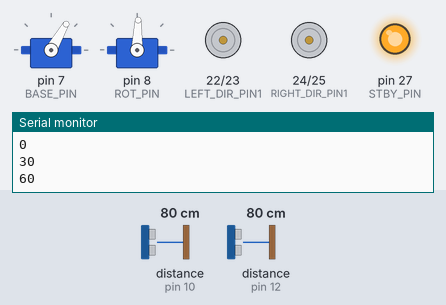
A sketch run on a simulated Arduino Mega 2560, built with avr-gcc and run on an emulated ATmega2560. Parts: 2 × servo, motor-driver pin pairs drawn as motors (green arrow = first pin HIGH = forward, orange = second pin HIGH = backward, longer = more drive, scaled by the enable pin, stopped while the standby pin is LOW), output pins drawn as LEDs (lit = HIGH), the last lines printed to the serial monitor. Wiring (inferred from the names in the program): 2 × ultrasonic range finder: trigger pin 11, echo pin 10 / trigger pin 13, echo pin 12. Inputs (shaded band) come from the test bench; at power-on: distance to the obstacle (sensors on pin 10, pin 12) 80 cm. The echo pulse lasts 58.3 µs per cm; pins used as bus, display or sensor lines are not drawn.

Above: at 1.3 s.
1.4 s: distance to the obstacle (sensor on pin 10) set to 86 cm
At 4.7 s:
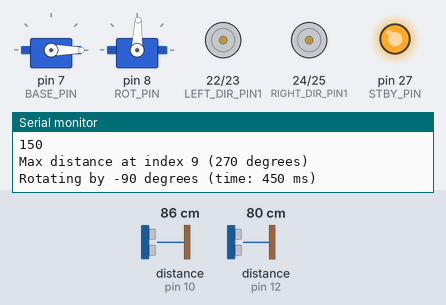
5.5 s: distance to the obstacle (sensor on pin 12) set to 95 cm
9.0 s: distance to the obstacle (sensor on pin 12) set to 106 cm
At 9.5 s:
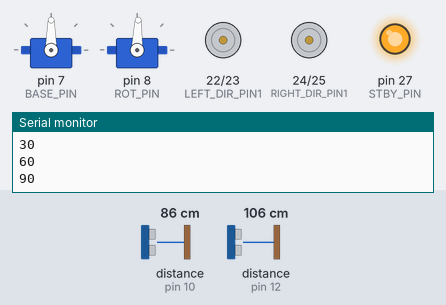
13.1 s: distance to the obstacle (sensor on pin 12) set to 2 cm
At 16.1 s:
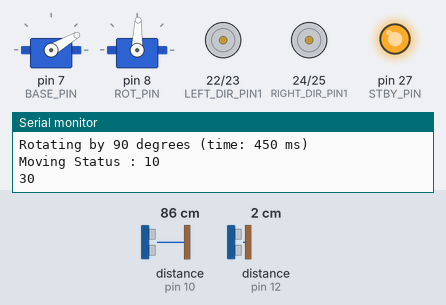
16.6 s: distance to the obstacle (sensor on pin 10) set to 91 cm
At 21.1 s:
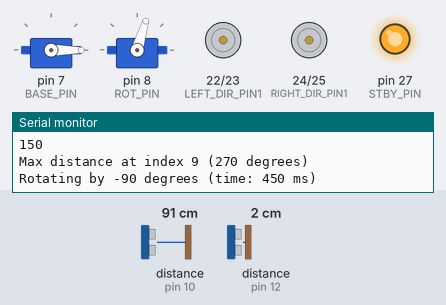
Timing chart, 0 to 21.7 s (numbered marks = the images above; inputs shaded):
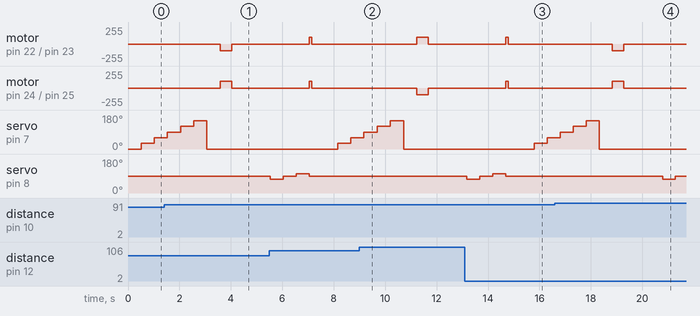

The sketch:

total.ino
```cpp
#include <Servo.h>

// global flag
bool error = false;

#define DEBUG true // print debug msg?

#define DELAY 500

// for servo
#define ROT_PIN 8
#define BASE_PIN 7

#define BASE_MIN_ANGLE 0
#define BASE_MAX_ANGLE 180

#define ROT_INIT_ANGLE 88
#define ROT_STEP 15
#define BASE_INIT_ANGLE 0
#define BASE_STEP 30

Servo baseServo, rotServo;

int curBaseAngle = BASE_INIT_ANGLE;
int curRotAngle = ROT_INIT_ANGLE;

// for sonar
#define TRIG_PIN1 13
#define ECHO_PIN1 12
#define TRIG_PIN2 11
#define ECHO_PIN2 10
#define NUM_DIST 360 / BASE_STEP

#define CLIFF_THRESHOLD 100

float dist[NUM_DIST]; // 0~6 : left angle, 7~13 : right angle
float frontDist;
float backDist;

int movingStatus = 1; // 1 : can go forward 2 : can't go forward, can go backward, 3 : can't go forward and backward

// for motor
#define LEFT_SPEED_PIN 6
#define LEFT_DIR_PIN1 22
#define LEFT_DIR_PIN2 23

#define RIGHT_SPEED_PIN 9
#define RIGHT_DIR_PIN1 24
#define RIGHT_DIR_PIN2 25

#define STBY_PIN 27 // LOW : OFF Motor Driver, HIGH : ON Motor Driver

#define MOTOR_SPEED 100
#define ROTATION_TIME_PER_DEGREE 5

void setup()
{
    Serial.begin(9600); // Set rate

    // Initialize Status
    initAll();
}

// Initialize All
void initAll()
{
    initServo();
    initSonar();
    initLoadCell();
    initLCD();
    initMotor();
    initVC();
}

// Initialize servo status
void initServo()
{
    // Binding pin and object
    baseServo.attach(BASE_PIN);
    rotServo.attach(ROT_PIN);

    // Initialize global variable
    curBaseAngle = BASE_INIT_ANGLE;
    curRotAngle = ROT_INIT_ANGLE;

    // Initialize Servo Location
    baseServo.write(BASE_INIT_ANGLE);
    rotServo.write(ROT_INIT_ANGLE);
}

// Initialize sonar status
void initSonar()
{
    // Set PinMode Correctly
    pinMode(TRIG_PIN1, OUTPUT);
    pinMode(ECHO_PIN1, INPUT);
    pinMode(TRIG_PIN2, OUTPUT);
    pinMode(ECHO_PIN2, INPUT);
}

// Initialize sonar status
void initLoadCell()
{
    // TODO: Fill this block
}

// Initialize LCD status
void initLCD()
{
    // TODO: Fill this block
}

// Initialize DC Motor status
void initMotor()
{
    // Set PinMode Correctly
    pinMode(LEFT_SPEED_PIN, OUTPUT);
    pinMode(LEFT_DIR_PIN1, OUTPUT);
    pinMode(LEFT_DIR_PIN2, OUTPUT);

    pinMode(RIGHT_SPEED_PIN, OUTPUT);
    pinMode(RIGHT_DIR_PIN1, OUTPUT);
    pinMode(RIGHT_DIR_PIN2, OUTPUT);

    pinMode(STBY_PIN, OUTPUT);

    // Set initial value of each pin
    digitalWrite(STBY_PIN, HIGH);

    analogWrite(LEFT_SPEED_PIN, 0);
    analogWrite(RIGHT_SPEED_PIN, 0);

    digitalWrite(LEFT_DIR_PIN1, LOW);
    digitalWrite(LEFT_DIR_PIN2, LOW);

    digitalWrite(RIGHT_DIR_PIN1, LOW);
    digitalWrite(RIGHT_DIR_PIN2, LOW);
}

// Initialize Vacuum
void initVC()
{
    // We don't need to use this.
    // We just control the vacuum with real switch
}

// For Easy Delay
void commonDelay()
{
    delay(DELAY);
}

// Get Distance from sonar
float getDist(int type)
{
    long duration;
    float distance;
    if (type == 1)
    {
        digitalWrite(TRIG_PIN1, LOW);
        delayMicroseconds(2);
        digitalWrite(TRIG_PIN1, HIGH);
        delayMicroseconds(10);
        digitalWrite(TRIG_PIN1, LOW);
        duration = pulseIn(ECHO_PIN1, HIGH, 30000); // TimeOut 30ms, MAX dist 5m
        distance = duration * 0.0343 / 2.0;         // Get Distance (cm)
    }
    else if (type == 2)
    {
        digitalWrite(TRIG_PIN2, LOW);
        delayMicroseconds(2);
        digitalWrite(TRIG_PIN2, HIGH);
        delayMicroseconds(10);
        digitalWrite(TRIG_PIN2, LOW);
        duration = pulseIn(ECHO_PIN2, HIGH, 30000); // TimeOut 30ms, MAX dist 5m
        distance = duration * 0.0343 / 2.0;         // Get Distance (cm)
    }
    else
    {
        Serial.println("Error!!\n");
        error = true;
    }
    return distance;
}

void nodding()
{
    // get dist idx
    rotServo.write(ROT_INIT_ANGLE);
    commonDelay();
    rotServo.write(ROT_INIT_ANGLE - ROT_STEP);
    commonDelay();
    frontDist = getDist(1);

    rotServo.write(ROT_INIT_ANGLE);
    commonDelay();
    rotServo.write(ROT_INIT_ANGLE + ROT_STEP);
    commonDelay();
    backDist = getDist(2);

    rotServo.write(ROT_INIT_ANGLE);

    // Is there cliff?
    if (frontDist < CLIFF_THRESHOLD && backDist < CLIFF_THRESHOLD)
    {
        movingStatus = 1; // can go forward
    }
    else if (frontDist >= CLIFF_THRESHOLD && backDist < CLIFF_THRESHOLD)
    {
        movingStatus = 2; // can't go forward, can go backward
    }
    else
    {
        movingStatus = 3; // can't go forward and backward
    }

    if (DEBUG)
    {
        Serial.print("Moving Status : ");
        Serial.print(movingStatus);
    }
}

int findMaxIdx()
{
    int maxIdx = 0;
    float max = -1;
    for (int i = 0; i < NUM_DIST; i++)
    {
        if (max < dist[i])
        {
            max = dist[i];
            maxIdx = i;
        }
    }

    if (DEBUG)
    {
        Serial.print("Max distance at index ");
        Serial.print(maxIdx);
        Serial.print(" (");
        Serial.print(maxIdx * BASE_STEP);
        Serial.println(" degrees)");
    }

    return maxIdx;
}

// Get Around Distance Information
void getAroundDist()
{
    for (curBaseAngle = BASE_MIN_ANGLE; curBaseAngle < BASE_MAX_ANGLE; curBaseAngle += BASE_STEP)
    {
        Serial.println(curBaseAngle);
        int idx = curBaseAngle / BASE_STEP;
        baseServo.write(curBaseAngle);
        dist[idx] = getDist(1);
        dist[idx + (NUM_DIST / 2)] = getDist(2);
        commonDelay();
    }
    baseServo.write(BASE_INIT_ANGLE);
    commonDelay();
}

void stopMotor()
{
    analogWrite(LEFT_SPEED_PIN, 0);
    analogWrite(RIGHT_SPEED_PIN, 0);
    digitalWrite(LEFT_DIR_PIN1, LOW);
    digitalWrite(LEFT_DIR_PIN2, LOW);
    digitalWrite(RIGHT_DIR_PIN1, LOW);
    digitalWrite(RIGHT_DIR_PIN2, LOW);
}
/*
    Rotate the robot according to the angleIdx
    Actual Rotation Angle = angleIdx * BASE_STEP
*/
void rotation(int angleIdx)
{
    int desiredAngle = angleIdx * BASE_STEP;
    if (desiredAngle > 180)
    {
        desiredAngle -= 360;
    }
    int rotationTime = abs(desiredAngle) * ROTATION_TIME_PER_DEGREE;
    if (DEBUG)
    {
        Serial.print("Rotating by ");
        Serial.print(desiredAngle);
        Serial.print(" degrees (time: ");
        Serial.print(rotationTime);
        Serial.println(" ms)");
    }

    if (desiredAngle > 0)
    {
        // clockwise, left forward / right backward

        digitalWrite(LEFT_DIR_PIN1, HIGH);
        digitalWrite(LEFT_DIR_PIN2, LOW);
        analogWrite(LEFT_SPEED_PIN, MOTOR_SPEED);

        digitalWrite(RIGHT_DIR_PIN1, LOW);
        digitalWrite(RIGHT_DIR_PIN2, HIGH);
        analogWrite(RIGHT_SPEED_PIN, MOTOR_SPEED);
    }
    else if (desiredAngle < 0)
    {
        // counter-clockwise, left backward / right forward

        digitalWrite(LEFT_DIR_PIN1, LOW);
        digitalWrite(LEFT_DIR_PIN2, HIGH);
        analogWrite(LEFT_SPEED_PIN, MOTOR_SPEED);

        digitalWrite(RIGHT_DIR_PIN1, HIGH);
        digitalWrite(RIGHT_DIR_PIN2, LOW);
        analogWrite(RIGHT_SPEED_PIN, MOTOR_SPEED);
    }

    // rotate!
    delay(rotationTime);

    stopMotor();
    commonDelay();
}

/*
    Move forward for time (ms)
*/
void moveForward(int time)
{
    // moving forward
    digitalWrite(LEFT_DIR_PIN1, HIGH);
    digitalWrite(LEFT_DIR_PIN2, LOW);
    analogWrite(LEFT_SPEED_PIN, MOTOR_SPEED);

    digitalWrite(RIGHT_DIR_PIN1, HIGH);
    digitalWrite(RIGHT_DIR_PIN2, LOW);
    analogWrite(RIGHT_SPEED_PIN, MOTOR_SPEED);

    delay(time);

    stopMotor();
    commonDelay();
}

void loop()
{
    getAroundDist();
    rotation(findMaxIdx());
    // baseServo.write(BASE_INIT_ANGLE);
    commonDelay();

    movingStatus = 1;
    nodding(); // check whether the robot can go forward or not
    if (movingStatus == 1)
    {
        moveForward(100);
    }
    else if (movingStatus == 2)
    {
        rotation(NUM_DIST / 2);
        moveForward(100);
    }
    else if (movingStatus == 3)
    {
        rotation(NUM_DIST / 4);
    }
}
```

Measured:
- the behaviour switches between 80 and 81 cm on distance to the obstacle (sensor on pin 10) (found by bisection; images 0 and 1)
- the behaviour switches between 100 and 101 cm on distance to the obstacle (sensor on pin 12) (found by bisection; images 1 and 2)
- the behaviour switches between 86 and 87 cm on distance to the obstacle (sensor on pin 10) (found by bisection; images 3 and 4)
- after the input at 1.4 s, motor on pin 22 (LEFT_DIR_PIN1) / pin 23 (LEFT_DIR_PIN2): stopped → backward 100/255 after 2.2 s, → stopped 0.45 s later; motor on pin 24 (RIGHT_DIR_PIN1) / pin 25 (RIGHT_DIR_PIN2): stopped → forward 100/255 after 2.2 s, → stopped 0.45 s later; servo on pin 8 (ROT_PIN): stays 88° (without the input it goes to 73° after 3.7 s)
- after the input at 9.0 s, servo on pin 8 (ROT_PIN): stays 88° (without the input it goes to 73° after 3.9 s)
- after the input at 13.1 s, servo on pin 7 (BASE_PIN): 0° → 30° after 2.7 s, → 60° 0.51 s later
- after the input at 16.6 s, servo on pin 8 (ROT_PIN): 88° → 73° after 4.2 s instead of 4.6 s
